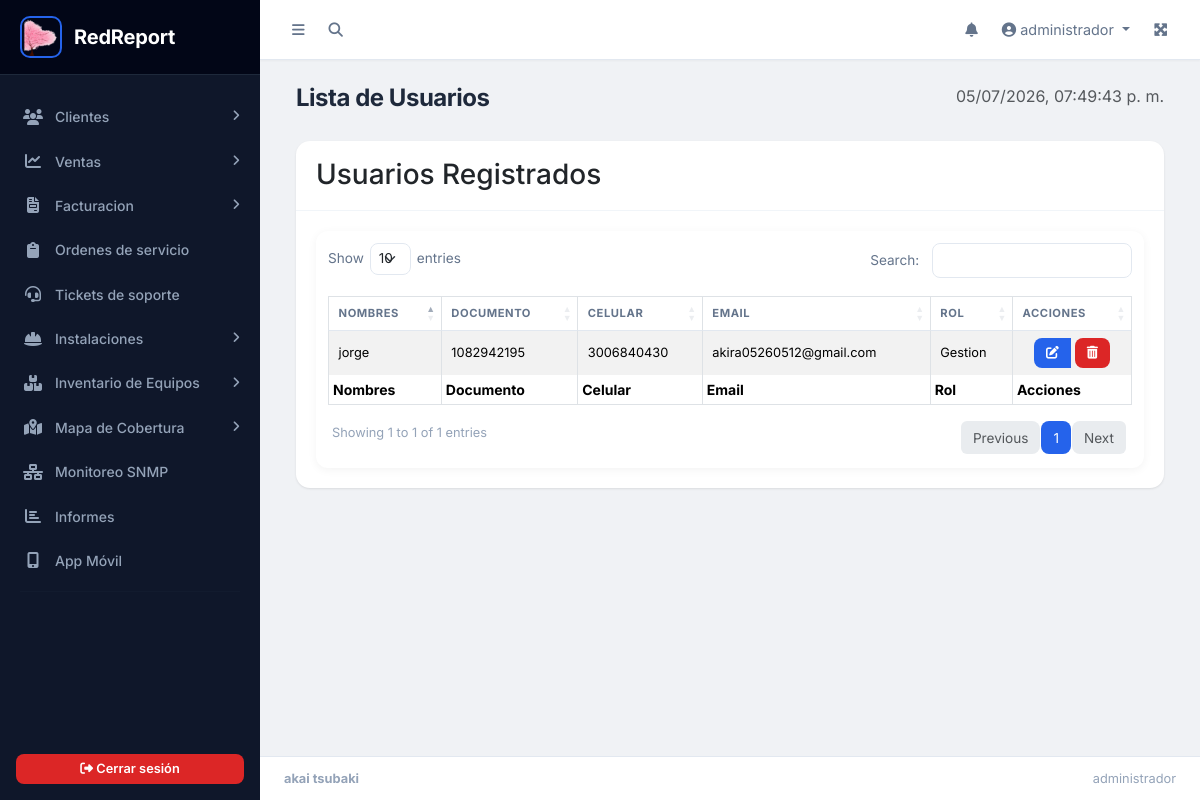
The app's page /usuarios/lista.php (signed in), older data.
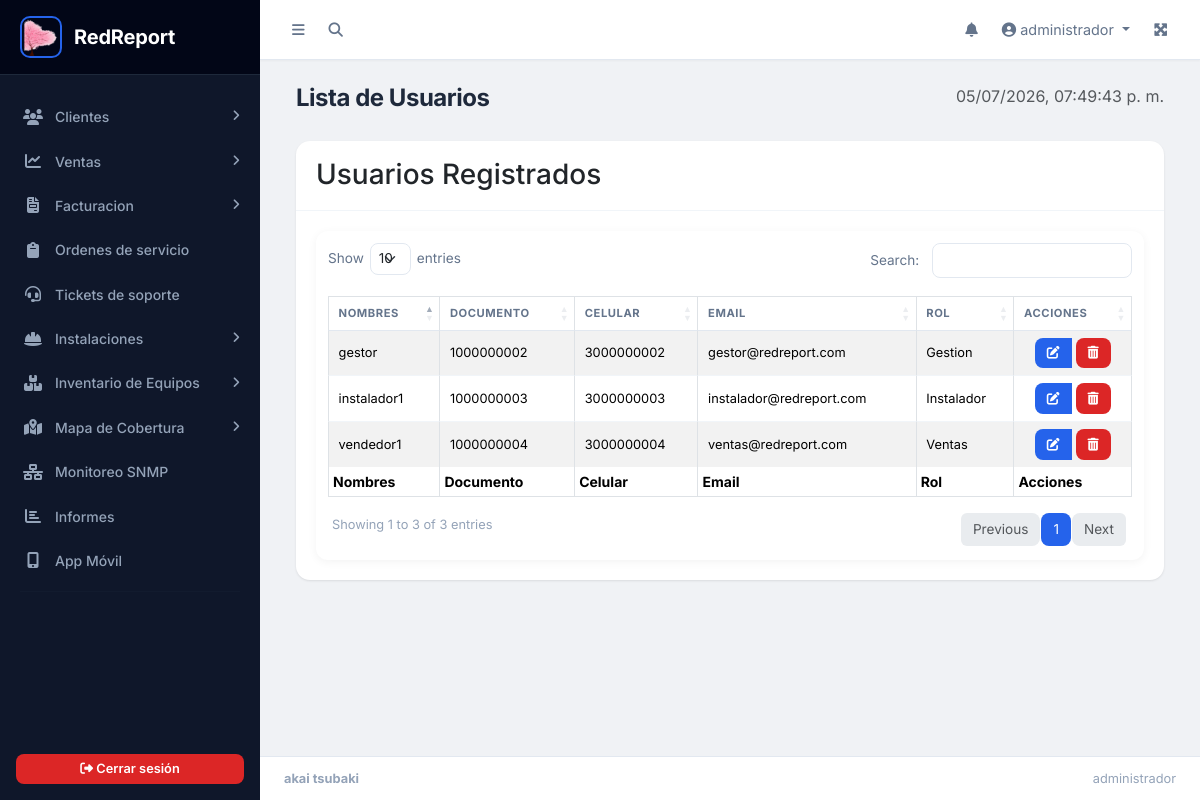
The same page, newer data.
### tables this page shows
CREATE TABLE `tb_usuarios` (
  `id_usuario` int(11) NOT NULL,
  `nombre` varchar(50) NOT NULL,
  `documento` varchar(50) NOT NULL,
  `telefono` varchar(50) NOT NULL,
  `email` varchar(100) NOT NULL,
  `password` varchar(255) NOT NULL,
  `id_rol` int(11) NOT NULL,
  `token_reset` varchar(255) NOT NULL DEFAULT '',
  `token_expira` varchar(50) NOT NULL DEFAULT '',
  `google2fa_secret` varchar(255) DEFAULT NULL,
  `fh_creasion` datetime NOT NULL DEFAULT current_timestamp(),
  `intentos_fallidos` int(11) NOT NULL DEFAULT 0,
  `bloqueado_hasta` datetime DEFAULT NULL
);

CREATE TABLE `tb_rol` (
  `id_rol` int(11) NOT NULL,
  `nombre_rol` varchar(50) NOT NULL,
  `fh_creasion` datetime NOT NULL DEFAULT current_timestamp()
);

### usuarios/lista_usuarios_controles.php (called while the page is built)
<?php
include('../app/config/conexion.php');
$sql_usuarios = "
SELECT u.*, r.nombre_rol
FROM tb_usuarios u
JOIN tb_rol r ON u.id_rol = r.id_rol
WHERE u.nombre != 'administrador'
";
$query_usuarios = $pdo->prepare($sql_usuarios);
$query_usuarios->execute();
$usuarios_datos = $query_usuarios->fetchAll(PDO::FETCH_ASSOC);

### usuarios/lista.php (the view, shortened to what this page needs)
<?php
include('../sesion.php');
include('../parte1.php');
?>
<div class="content-wrapper">
    <div class="content-header">
        <div class="container-fluid">
            <div class="row mb-2">
                <div class="col-sm-6">
                    <h1 class="m-0">Lista de Usuarios</h1>
                </div>
                <div class="col-sm-6 text-end">
                    <span id="fechaHora" class="text-muted"></span>
                </div>
            </div>
        </div>
    </div>
    <div class="content">
        <div class="container-fluid">
            <div class="col-md-12">
                <div class="card">
                    <div class="card-header">
                        <h3 class="card-title">Usuarios Registrados</h3>
                    </div>
                    <div class="card-body">
                    <div class="table-container">
                        <table id="example1" class="table table-bordered table-striped table-sm">
                            <thead>
                                <tr>
                                    <th>Nombres</th>
                                    <th>Documento</th>
                                    <th>Celular</th>
                                    <th>Email</th>
                                    <th>Rol</th>
                                    <th>Acciones</th>
                                </tr>
                            </thead>
                            <tbody>
                                <?php
                                include('lista_usuarios_controles.php');
                                foreach ($usuarios_datos as $usuario) {
                                    $id_usuario = $usuario['id_usuario']; ?>
                                    <tr>
                                        <td><?= htmlspecialchars($usuario['nombre']) ?></td>
                                        <td><?= htmlspecialchars($usuario['documento']) ?></td>
                                        <td><?= htmlspecialchars($usuario['telefono']) ?></td>
                                        <td><?= htmlspecialchars($usuario['email']) ?></td>
                                        <td><?= htmlspecialchars($usuario['nombre_rol']) ?></td>
                                        <td>
                                            <center>
                                                <div class="btn-group" role="group" aria-label="Acciones">
                                                    <a href="editar.php?id_usuario=<?php echo $id_usuario; ?>" type="button" class="btn btn-primary btn-sm me-1">
                                                        <i class="fas fa-edit"></i>
                                                    </a>
                                                    <form method="POST" action="eliminar_usuarios_controles.php" class="form-eliminar d-inline">
                                                        <button type="button" class="btn btn-danger btn-sm btn-confirmar-eliminar">
                                                            <i class="fas fa-trash-alt"></i>
                                                        </button>
                                                    </form>
                                                </div>
                                            </center>
                                        </td>
                                    </tr>
                                <?php } ?>
                            </tbody>
                            <tfoot>
                                <tr>
                                   <th>Nombres</th>
                                    <th>Documento</th>
                                    <th>Celular</th>
                                    <th>Email</th>
                                    <th>Rol</th>
                                    <th>Acciones</th>
                                </tr>
                            </tfoot>
                        </table>
                    </div>
                </div>
            </div>
        </div>
    </div>
</div>
<?php include('../parte2.php'); ?>

### parte1.php (shortened to what this page needs)
<?php
$url = APP_URL;
$id_rol = $id_rol ?? 0;
$requestUri = $_SERVER['REQUEST_URI'];
$relPath = str_replace('/RedReport/', '', $requestUri);
$relPath = strtok($relPath, '?');
$parts = explode('/', trim($relPath, '/'));
$currentModule = $parts[0] ?? '';
$directModules = ['ordenes', 'tickets', 'informes', 'monitoreo'];
$collapseModules = [
    'clientes'      => 'menuClientes',
    'ventas'        => 'menuVentas',
    'facturacion'   => 'menuFacturacion',
    'instalaciones' => 'menuInstalaciones',
    'inventario'    => 'menuInventario',
    'mapa'          => 'menuMapa',
    'usuarios'      => 'menuUsuarios',
    'auditoria'     => 'menuUsuarios',
    'configuracion' => 'menuConfig',
    'backup'        => 'menuConfig',
    'api'           => 'menuConfig',
];
$activeCollapse = '';
foreach ($collapseModules as $prefix => $menuId) {
    if (strpos($relPath, $prefix) === 0) {
        $activeCollapse = $menuId;
        break;
    }
}
function isActive($prefix) {
    global $currentModule;
    return $currentModule === $prefix ? 'active' : '';
}
function isAriaExpanded($menuId) {
    global $activeCollapse;
    return $activeCollapse === $menuId ? 'true' : 'false';
}
function navActive($prefix) {
    global $collapseModules;
    $menuId = $collapseModules[$prefix] ?? '';
    global $activeCollapse;
    return $activeCollapse === $menuId ? 'active' : '';
}
?>
<!DOCTYPE html>
<html lang="es">
<head>
  <link href="https://cdn.jsdelivr.net/npm/bootstrap@5.3.3/dist/css/bootstrap.min.css" rel="stylesheet">
  <link rel="stylesheet" href="https://cdnjs.cloudflare.com/ajax/libs/font-awesome/6.5.2/css/all.min.css">
  <link rel="stylesheet" href="https://cdn.datatables.net/1.13.11/css/dataTables.bootstrap5.min.css">
  <link rel="stylesheet" href="https://cdn.datatables.net/responsive/2.5.0/css/responsive.bootstrap5.min.css">
  <link rel="stylesheet" href="https://cdn.datatables.net/buttons/2.4.1/css/buttons.bootstrap5.min.css">
  <link rel="stylesheet" href="<?= $url ?>public/css/redreport.css">
</head>
<body>
<div class="wrapper">
  <aside class="main-sidebar" id="mainSidebar">
    <div class="sidebar">
      <a href="<?= $url ?>index.php" class="brand-link">
        <img src="<?= $url ?>public/img/favicon.png" alt="Logo">
        <span class="fw-bold fs-5"><?= APP_NAME ?></span>
      </a>
      <nav class="mt-2">
        <ul class="nav nav-sidebar flex-column">
          <li class="nav-item">
            <a href="#" class="nav-link <?= navActive('clientes') ?>" data-bs-toggle="collapse" data-bs-target="#menuClientes" aria-expanded="<?= isAriaExpanded('menuClientes') ?>">
              <i class="fas fa-users nav-icon"></i>
              <span>Clientes</span>
              <i class="fas fa-angle-right right ms-auto"></i>
            </a>
          </li>
          <?php if ($id_rol != 3): ?>
          <li class="nav-item">
            <a href="#" class="nav-link <?= navActive('ventas') ?>" data-bs-toggle="collapse" data-bs-target="#menuVentas" aria-expanded="<?= isAriaExpanded('menuVentas') ?>">
              <i class="fas fa-chart-line nav-icon"></i>
              <span>Ventas</span>
              <i class="fas fa-angle-right right ms-auto"></i>
            </a>
          </li>
          <?php endif; ?>
          <li class="nav-item">
            <a href="#" class="nav-link <?= navActive('facturacion') ?>" data-bs-toggle="collapse" data-bs-target="#menuFacturacion" aria-expanded="<?= isAriaExpanded('menuFacturacion') ?>">
              <i class="fas fa-file-invoice nav-icon"></i>
              <span>Facturacion</span>
              <i class="fas fa-angle-right right ms-auto"></i>
            </a>
          </li>
          <li class="nav-item">
            <a href="<?= $url ?>ordenes/index.php" class="nav-link <?= isActive('ordenes') ?>">
              <i class="fas fa-clipboard nav-icon"></i>
              <span>Ordenes de servicio</span>
            </a>
          </li>
          <li class="nav-item">
            <a href="<?= $url ?>tickets/index.php" class="nav-link <?= isActive('tickets') ?>">
              <i class="fas fa-headset nav-icon"></i>
              <span>Tickets de soporte</span>
            </a>
          </li>
          <?php if ($id_rol != 2): ?>
          <li class="nav-item">
            <a href="#" class="nav-link <?= navActive('instalaciones') ?>" data-bs-toggle="collapse" data-bs-target="#menuInstalaciones" aria-expanded="<?= isAriaExpanded('menuInstalaciones') ?>">
              <i class="fas fa-hard-hat nav-icon"></i>
              <span>Instalaciones</span>
              <i class="fas fa-angle-right right ms-auto"></i>
            </a>
          </li>
          <?php endif; ?>
          <?php if ($id_rol != 3): ?>
          <li class="nav-item">
            <a href="#" class="nav-link <?= navActive('inventario') ?>" data-bs-toggle="collapse" data-bs-target="#menuInventario" aria-expanded="<?= isAriaExpanded('menuInventario') ?>">
              <i class="fas fa-boxes nav-icon"></i>
              <span>Inventario de Equipos</span>
              <i class="fas fa-angle-right right ms-auto"></i>
            </a>
          </li>
          <?php endif; ?>
          <li class="nav-item">
            <a href="#" class="nav-link <?= navActive('mapa') ?>" data-bs-toggle="collapse" data-bs-target="#menuMapa" aria-expanded="<?= isAriaExpanded('menuMapa') ?>">
              <i class="fas fa-map-marked-alt nav-icon"></i>
              <span>Mapa de Cobertura</span>
              <i class="fas fa-angle-right right ms-auto"></i>
            </a>
          </li>
          <li class="nav-item">
            <a href="<?= $url ?>monitoreo/index.php" class="nav-link <?= isActive('monitoreo') ?>">
              <i class="fas fa-network-wired nav-icon"></i>
              <span>Monitoreo SNMP</span>
            </a>
          </li>
          <li class="nav-item">
            <a href="<?= $url ?>informes/index.php" class="nav-link <?= isActive('informes') ?>">
              <i class="fas fa-chart-bar nav-icon"></i>
              <span>Informes</span>
            </a>
          </li>
          <li class="nav-item">
            <a href="<?= $url ?>movil/" class="nav-link" target="_blank">
              <i class="fas fa-mobile-alt nav-icon"></i>
              <span>App Móvil</span>
            </a>
          </li>
          <li class="nav-item"><hr class="sidebar-divider"></li>
        </ul>
      </nav>
      <div class="mt-auto p-3">
        <button id="btnLogout" class="btn btn-danger w-100 btn-sm">
          <i class="fas fa-sign-out-alt"></i> Cerrar sesión
        </button>
      </div>
    </div>
  </aside>
  <div class="content-wrapper">
    <nav class="main-header navbar navbar-expand navbar-white bg-white">
      <ul class="navbar-nav">
        <li class="nav-item">
          <a class="nav-link" href="#" id="sidebarToggle" role="button">
            <i class="fas fa-bars"></i>
          </a>
        </li>
        <li class="nav-item d-none d-md-block">
          <a class="nav-link" href="#" id="globalSearchBtn" role="button" title="Buscar (Ctrl+K)">
            <i class="fas fa-search"></i>
          </a>
        </li>
      </ul>
      <ul class="navbar-nav ms-auto">
        <li class="nav-item">
          <a class="nav-link position-relative" href="<?= $url ?>notificaciones/index.php" title="Notificaciones">
            <i class="fas fa-bell"></i>
          </a>
        </li>
        <li class="nav-item dropdown">
          <a class="nav-link dropdown-toggle" href="#" id="userMenu" role="button" data-bs-toggle="dropdown">
            <i class="fas fa-user-circle"></i> <span class="d-none d-sm-inline"><?= htmlspecialchars($_SESSION['usuario'] ?? 'Usuario') ?></span>
          </a>
        </li>
        <li class="nav-item">
          <a class="nav-link" href="#" data-bs-toggle="fullscreen">
            <i class="fas fa-expand-arrows-alt"></i>
          </a>
        </li>
      </ul>
    </nav>

### parte2.php (shortened to what this page needs)
  <footer class="main-footer d-flex justify-content-between align-items-center">
    <strong>akai tsubaki</strong>
    <span><?= htmlspecialchars($_SESSION['usuario'] ?? 'Invitado') ?></span>
  </footer>
  </div>
</div>
</body>
</html>

### parte1.php (style rules this page uses)
body { font-family: 'Inter', sans-serif; }

Row changes from the older to the newer data that the page shows:
added tb_usuarios: nombre "gestor", documento "1000000002", telefono "3000000002", email "gestor@redreport.com", id_rol.nombre_rol "Gestion"
changed tb_usuarios: nombre "jorge" → "instalador1"; documento "1082942195" → "1000000003"; telefono "3006840430" → "3000000003"; email "akira05260512@gmail.com" → "instalador@redreport.com"; id_rol.nombre_rol "Gestion" → "Instalador"
added tb_usuarios: nombre "vendedor1", documento "1000000004", telefono "3000000004", email "ventas@redreport.com", id_rol.nombre_rol "Ventas"
Text that changed along with them:
text written by a page script: "Show entries Search: Showing 1 to 1 of 1 entries Previous 1 Next" → "Show entries Search: Showing 1 to 3 of 3 entries Previous 1 Next"
